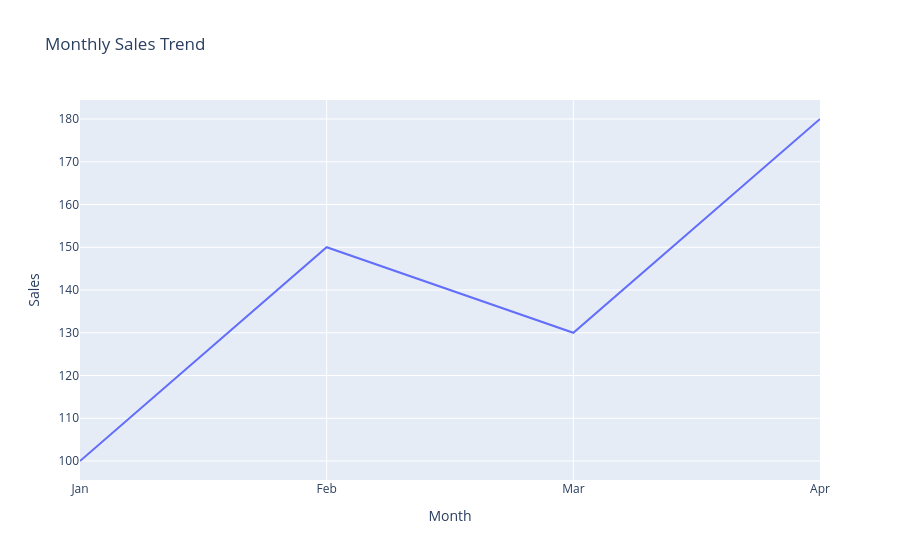

This figure's notebook cell:
### Markdown cell above
## *Line PLot*

### Code cell
import plotly.express as px #plotly library for data visualization
import pandas as pd

df = pd.DataFrame({
    "Month": ["Jan", "Feb", "Mar", "Apr"],
    "Sales": [100, 150, 130, 180]
})

fig = px.line(df, x="Month", y="Sales",
              title="Monthly Sales Trend") #line plot
fig.show()

### Figure 1 — Plotly figure (JSON) as saved in the notebook; plotly's stock layout.template omitted (floating-point values rounded to 4 significant figures)
{"data": [{"hovertemplate": "Month=%{x}<br>Sales=%{y}<extra></extra>", "legendgroup": "", "line": {"color": "#636efa", "dash": "solid"}, "marker": {"symbol": "circle"}, "mode": "lines", "name": "", "orientation": "v", "showlegend": false, "type": "scatter", "x": ["Jan", "Feb", "Mar", "Apr"], "xaxis": "x", "y": [100, 150, 130, 180], "yaxis": "y"}], "layout": {"legend": {"tracegroupgap": 0}, "title": {"text": "Monthly Sales Trend"}, "xaxis": {"anchor": "y", "domain": [0, 1], "title": {"text": "Month"}}, "yaxis": {"anchor": "x", "domain": [0, 1], "title": {"text": "Sales"}}}}
